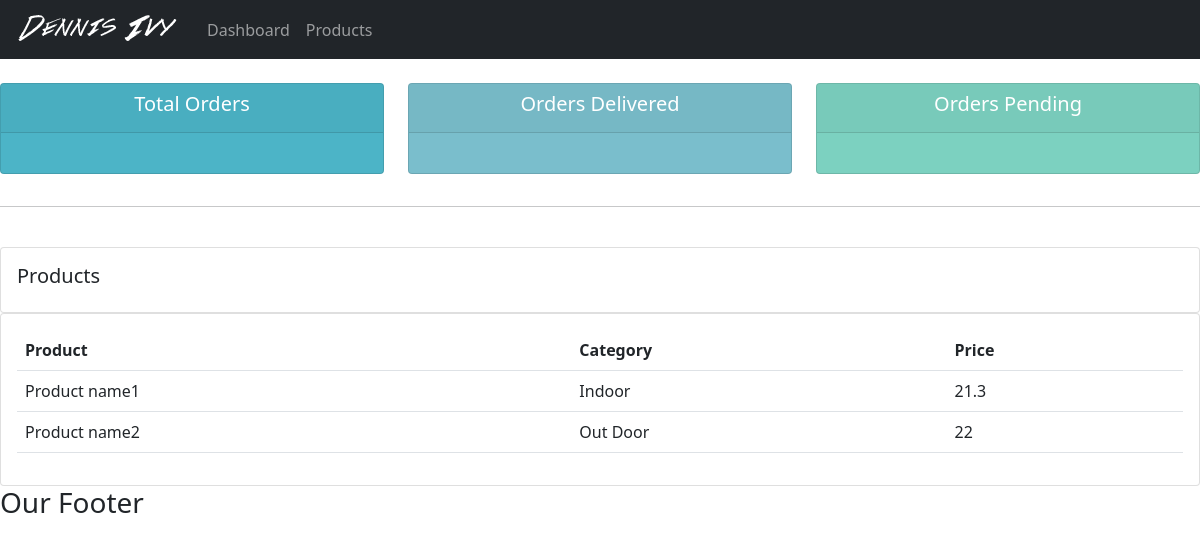
/product, run on the app's committed database.
### accounts/models.py (models this page shows, shortened)
class Product(models.Model):
    CATE = (('Indoor','Indoor'),
    ('Out Door','Out Door')
    ,)
    name = models.CharField(max_length=200,  null=True)
    price =models.CharField(max_length=200,  null=True)
    category = models.CharField(max_length=200, choices=CATE)
    Description = models.CharField(max_length=200, null=True, blank=True )
    date_created = models.DateTimeField(auto_now_add=True, null=True)
    tags = models.ManyToManyField(Tag)

### accounts/views.py (the view)
# urls.py: path('product', views.products, name = 'Product'),
def products(request):
    Product_vir = Product.objects.all()
    context ={'pass_varible': Product_vir}
    return render(request,'accounts/product.html', context)

### accounts/templates/accounts/product.html
{%  extends 'accounts/main.html' %}
{% block content %}
		<br>
		<div class="row">
			<div class="col-md">
				<div class="card card-body">
					<h5>Products</h5>
				</div>
				<div class="card card-body">
					<table class="table">
						<tr>
							<th>Product</th>
							<th>Category</th>
							<th>Price</th>
						</tr>
						{% for i in pass_varible  %}
						<tr>
							<td>{{i.name}}</td>
							<td>{{i.category}}</td>
							<td>{{i.price}}</td>
						</tr>
						{% endfor %}
					</table>
				</div>
			</div>
		</div>
{% endblock content %}

### accounts/static/css/main.css (style rules this page uses)
body { background-color: #ebeff5; }

### data on the page
Product: name "Product name1", category "Indoor", price "21.3"
Product: name "Product name2", category "Out Door", price "22"
